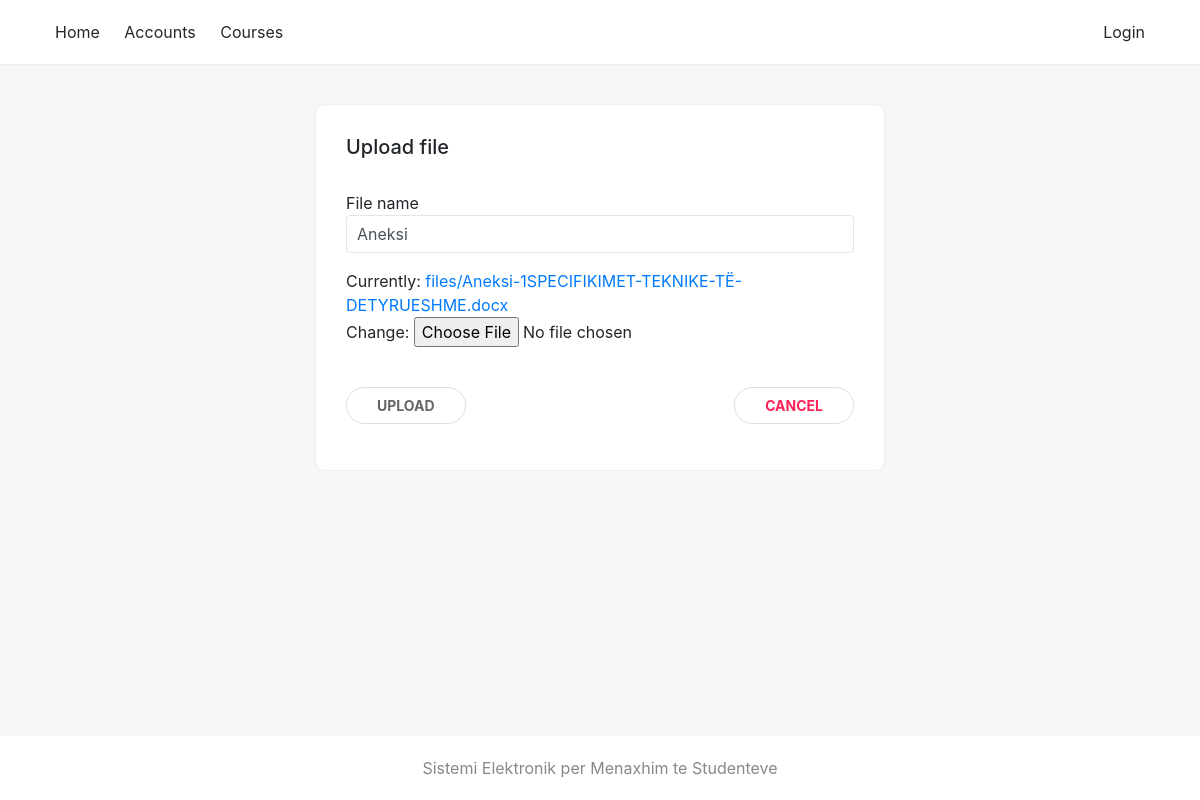
/program/course/5/edit/11, run on an earlier commit of the app's database.
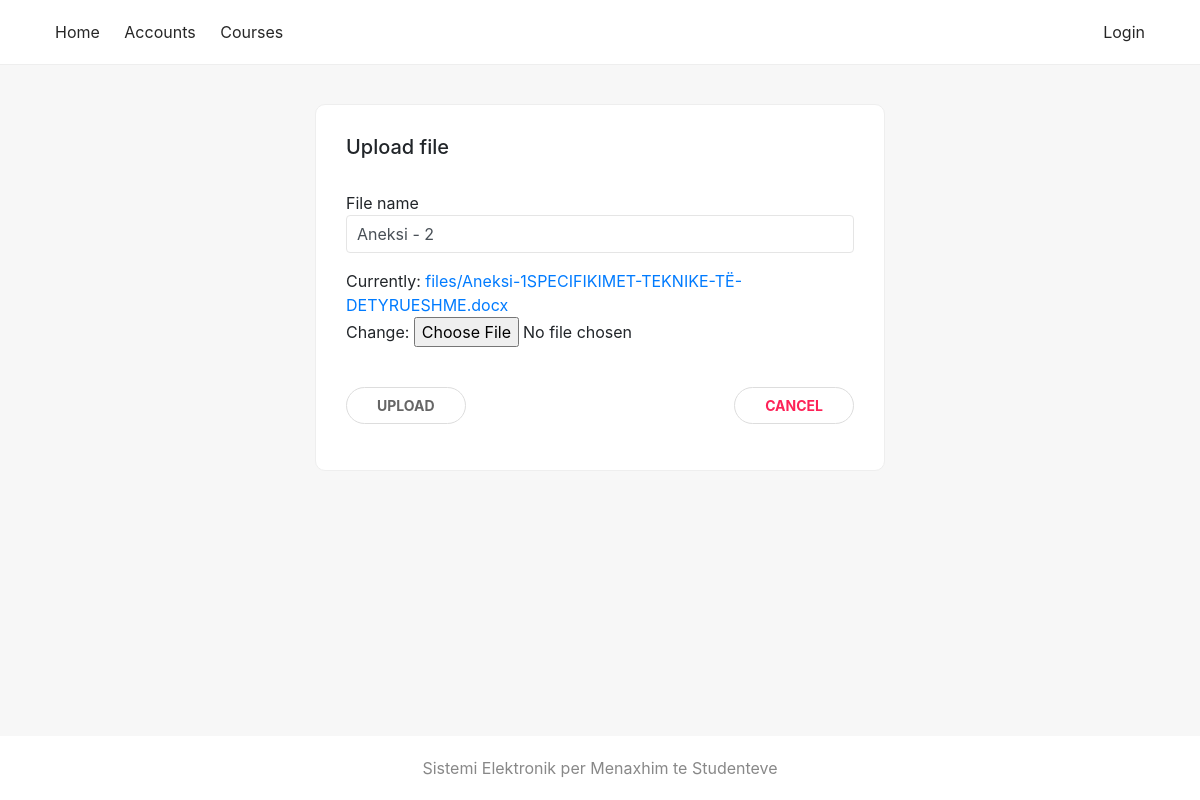
And on a later commit of the database.
### sems/models.py (models this page shows, shortened)
class Upload(models.Model):
    name = models.CharField(max_length=100)
    course = models.ForeignKey(Course, on_delete=models.CASCADE)
    file = models.FileField(upload_to='files/', validators=[FileExtensionValidator(['pdf', 'docx', 'doc', 'xls', 'xlsx', 'ppt', 'pptx', 'zip', 'rar', '7zip'])])
    upload_time = models.DateTimeField(default=datetime.now, null=True)

### sems/views.py (the view)
# urls.py: path('program/course/<int:course_id>/edit/<int:file_id>', views.handle_file_edit, name='upload_file_edit'),
def handle_file_edit(request, course_id, file_id):
    course = Course.objects.get(pk=course_id)
    instance = Upload.objects.get(pk=file_id)
    if request.method == 'POST':
        form = UploadFormFile(request.POST, request.FILES, instance=instance)
        if form.is_valid():
            form.save()
            return redirect('course_detail', pk=course_id)
    else:
        form = UploadFormFile(instance=instance)
    return render (
        request, 'upload_file_form.html', {'form': form, 'course': course}
    )

### sems/forms.py
class UploadFormFile(forms.ModelForm):
    class Meta:
        model = Upload
        fields = ('name', 'file', 'course', )
    def __init__(self, *args, **kwargs):
        super().__init__(*args, **kwargs)
        self.fields['name'].widget.attrs.update({'class': 'form-control'})

### sems/models.py (called while the page is built)
    def __str__(self):
        return self.name

### sems/templates/upload_file_form.html (shortened to what this page needs)
{% extends 'base_generic.html' %}
{% block content %}
<div class="container">
    <div class="row justify-content-center">
        <div class="col-md-6 col-xs-12 card-box">
            <form method="post" enctype="multipart/form-data" >
                <h5>Upload file</h5>
                <br/>
                <div class="form-group">
                    File name<br/>
                    {{ form.name }}
                </div>
                <div class="form-group">
                    {{ form.file }}
                </div>
                <br/>
                <button type="submit" class="btn btn-primary">Upload</button>
                <a class="btn btn-danger" href="{% url 'course_detail' pk=course.pk %}">Cancel</a>
            </form>
        </div>
    </div>
</div>
{% endblock %}

What changed in the data, as far as the page shows it:
changed Upload: name "Aneksi" → "Aneksi - 2"
